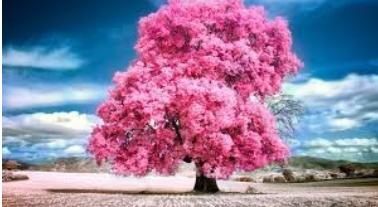
#> input picture Experiments/image.png, 378 x 207 px, found by its file name
$ python 'exp-11 affin transcation.py'
#> lines starting #> are read from the running program, lines starting #| are printed output that depends on the picture
import cv2
import numpy as np
img = cv2.imread('image.png')
#> img is the input picture: shape (207, 378, 3); mean B, G, R 158.5, 127.1, 145.3

rows, cols = img.shape[:2]
#> rows = 207; cols = 378

pts1 = np.float32([[50,50], [200,50], [50,200]])
pts2 = np.float32([[10,100], [200,50], [100,250]])

M = cv2.getAffineTransform(pts1, pts2)
affine = cv2.warpAffine(img, M, (cols, rows))
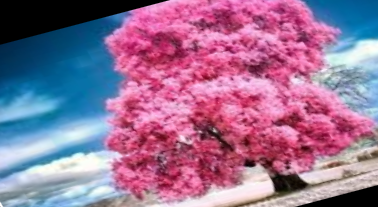
#> affine: shape (207, 378, 3); mean B, G, R 148.5, 113.4, 151.6

cv2.imshow("Affine", affine)
cv2.waitKey(0)
cv2.destroyAllWindows()

$ run again, with Experiments/1 exp.png copied over Experiments/image.png
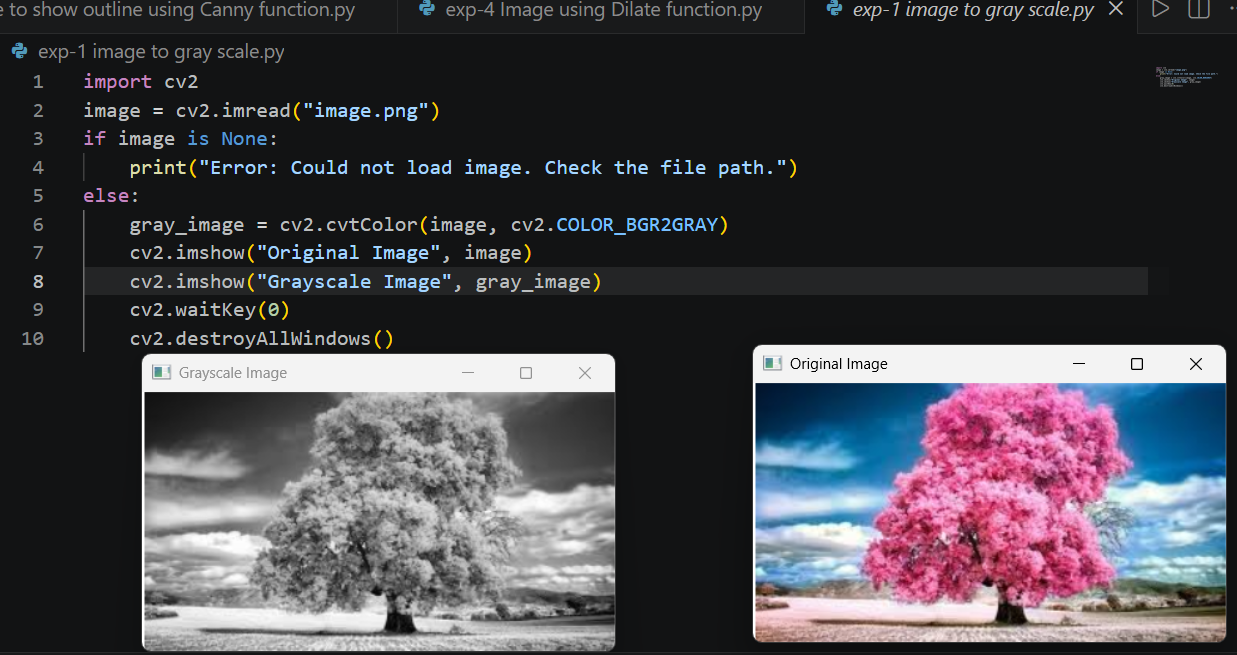
#> input picture Experiments/1 exp.png, 1237 x 655 px, found by its file name
#> img is the input picture: shape (655, 1237, 3); mean B, G, R 73.3, 67.7, 69.4
#> `affine = cv2.warpAffine(img, M, (cols, rows))`:
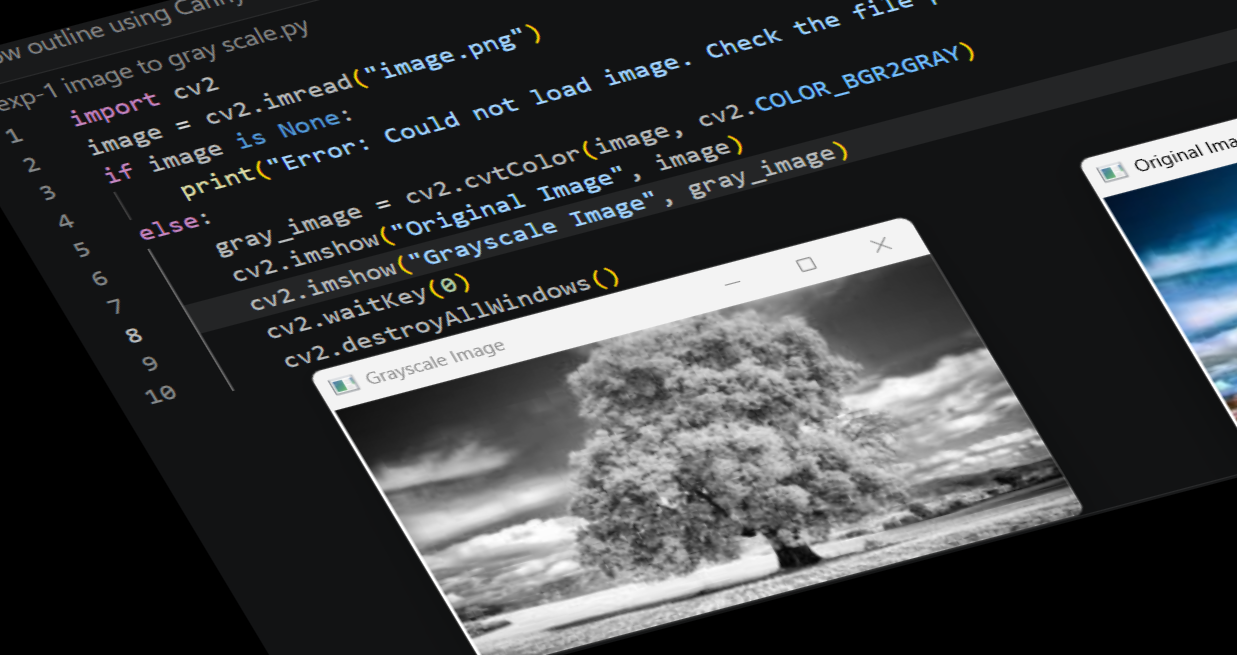
#> affine: shape (655, 1237, 3); mean B, G, R 60.3, 58.6, 56.6
